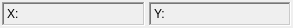
<?xml version="1.0" encoding="UTF-8"?>
<ui version="4.0">
 <class>MousePositionWidget</class>
 <widget class="QWidget" name="MousePositionWidget">
  <property name="geometry">
   <rect>
    <x>0</x>
    <y>0</y>
    <width>293</width>
    <height>28</height>
   </rect>
  </property>
  <property name="windowTitle">
   <string>Form</string>
  </property>
  <layout class="QHBoxLayout" name="horizontalLayout">
   <property name="spacing">
    <number>4</number>
   </property>
   <property name="leftMargin">
    <number>2</number>
   </property>
   <property name="topMargin">
    <number>2</number>
   </property>
   <property name="rightMargin">
    <number>2</number>
   </property>
   <property name="bottomMargin">
    <number>2</number>
   </property>
   <item>
    <widget class="QLabel" name="labelX">
     <property name="minimumSize">
      <size>
       <width>125</width>
       <height>0</height>
      </size>
     </property>
     <property name="frameShape">
      <enum>QFrame::WinPanel</enum>
     </property>
     <property name="frameShadow">
      <enum>QFrame::Sunken</enum>
     </property>
     <property name="text">
      <string>X: </string>
     </property>
    </widget>
   </item>
   <item>
    <widget class="QLabel" name="labelY">
     <property name="minimumSize">
      <size>
       <width>125</width>
       <height>0</height>
      </size>
     </property>
     <property name="frameShape">
      <enum>QFrame::WinPanel</enum>
     </property>
     <property name="frameShadow">
      <enum>QFrame::Sunken</enum>
     </property>
     <property name="text">
      <string>Y: </string>
     </property>
    </widget>
   </item>
  </layout>
 </widget>
 <resources/>
 <connections/>
</ui>
